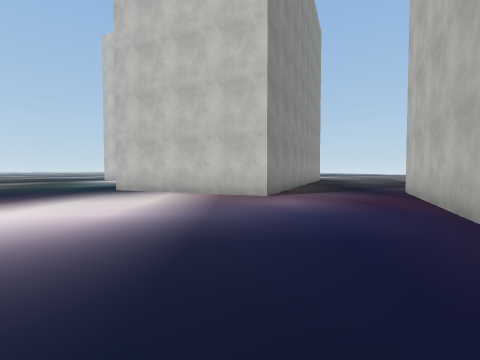
[1] (above)

20 first-person views from a walk through a scene from a Unity 3-D project. The camera is 1.3 m above the floor, tilts 2° down and sees 85° across. The floor is counted in squares, 2 m on a side. Each view is taken from the middle of a square. On the plan, view 1 faces up. The plan holds only what a view shows up to about 9 squares ahead; the rest is blank. The place goes on beyond the plan. Some surface patterns are stand-ins.

[2]
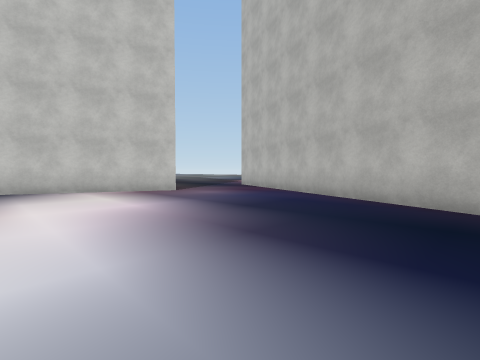

[3]
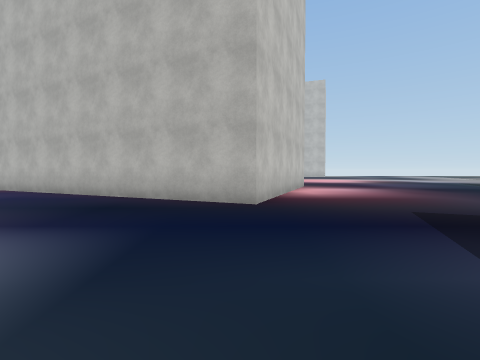

[4]
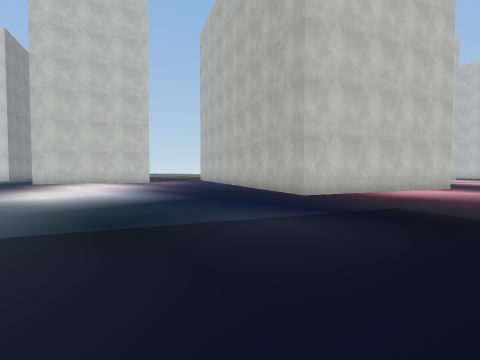

[5]
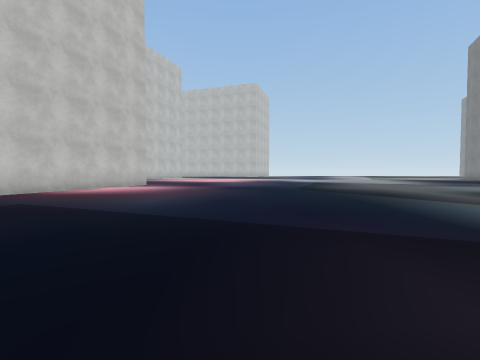

[6]
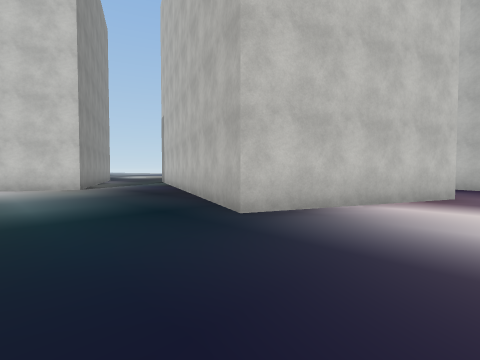

[7]
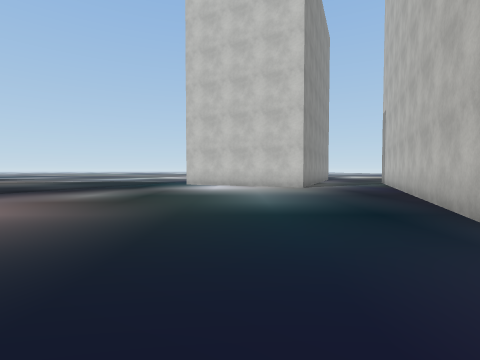

[8]
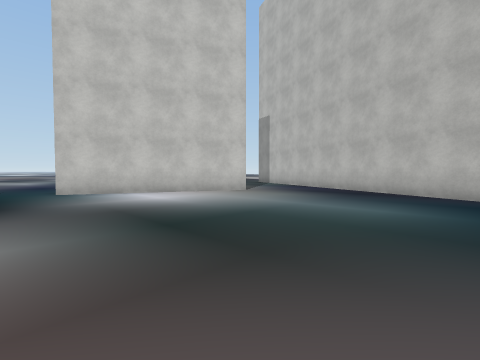

[9]
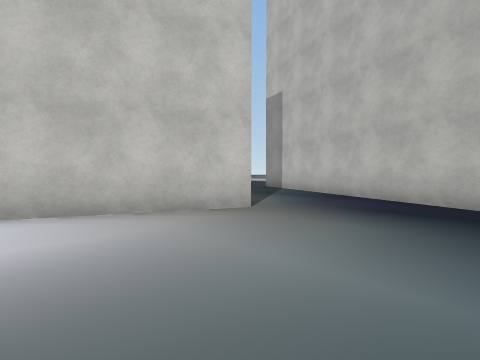

[10]
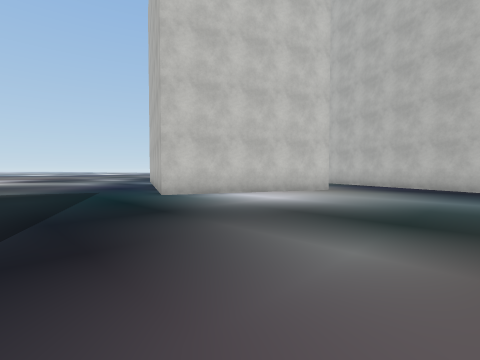

[11]
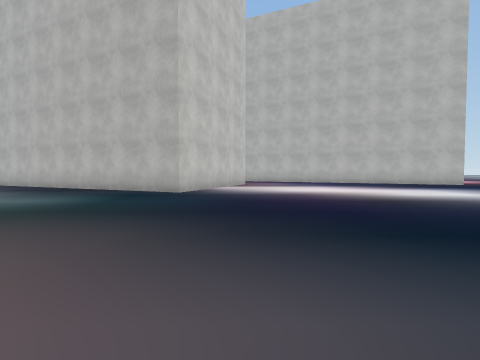

[12]
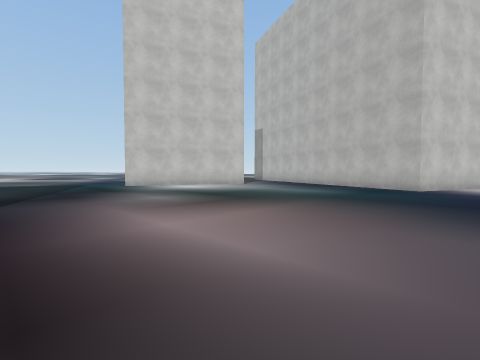

[13]
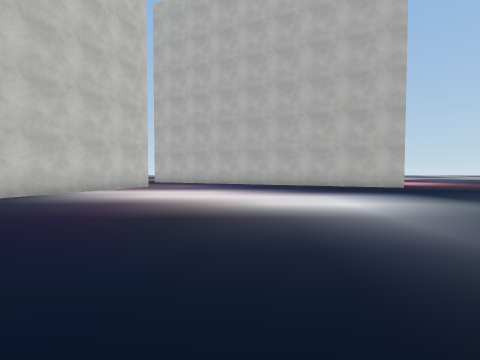

[14]
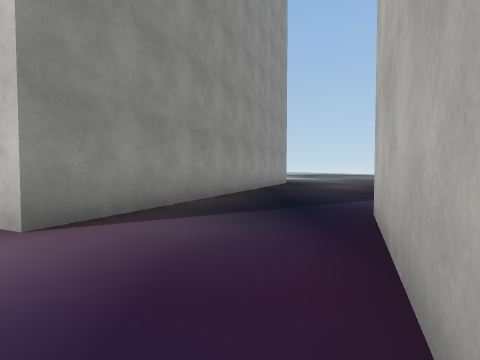

[15]
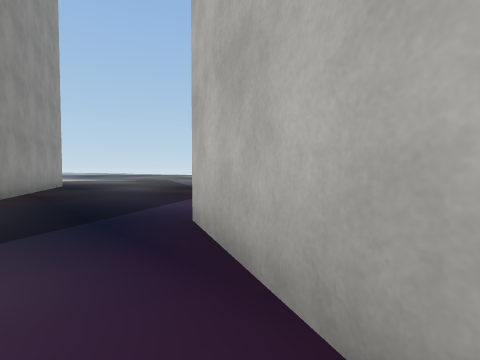

[16]
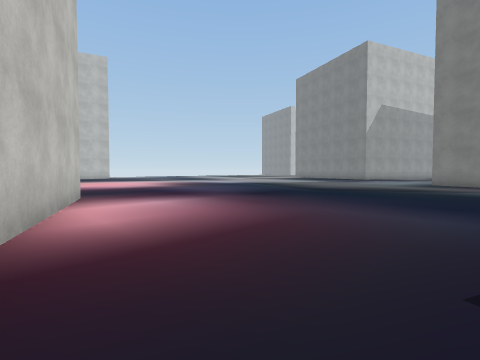

[17]
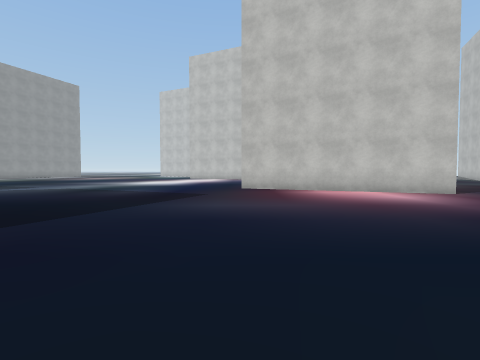

[18]
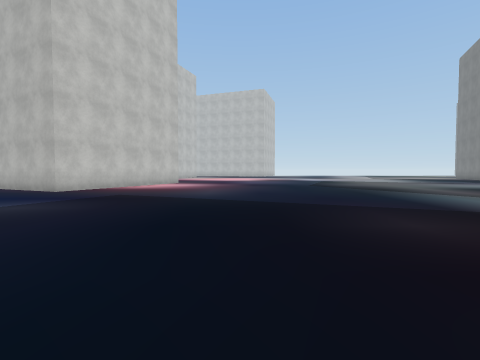

[19]
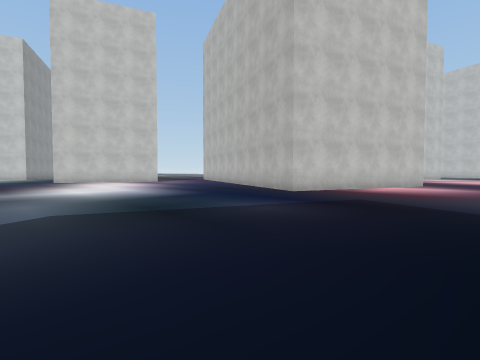

[20]
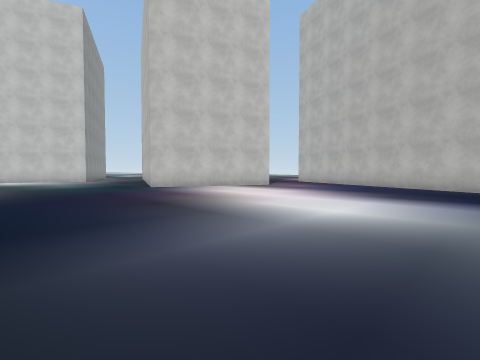

### Floor plan
Points are (right, up) in squares from view 1. A wall is a line through its corners. A room is listed if a view was taken in it or the views show most of it. See-through windows are left out.
Room 1 (views 1, 2, 3, 4, 5, 6, 7, 8, 9, 10, 11, 12, 13, 14, 15, 16, 17, 18, 19, 20)
walls: (4.6, -5.1) (0.1, -3.3) (4.5, 6.8); (-4.5, 16.1) (-7.1, 17.3); (4.5, 15.7) (0.7, 6.7) (-4.2, 8.8) (-0.4, 17.6)

Where each view was taken, in squares from view 1:
view 1: 0 up, 0 right, facing up
view 2: 1 down, 4 left, facing up-right
view 3: 3 down, 5 left, facing right
view 4: 7 down, 6 left, facing up-right
view 5: 10 down, 6 left, facing right
view 6: 6 up, 7 left, facing up-right
view 7: 6 up, 7 left, facing up
view 8: 10 up, 11 left, facing up-right
view 9: 13 up, 8 left, facing up-right
view 10: 12 up, 13 left, facing up-right
view 11: 7 up, 12 left, facing right
view 12: 7 up, 14 left, facing up-right
view 13: 3 up, 10 left, facing right
view 14: 4 up, 3 right, facing up
view 15: 5 up, 3 right, facing up-right
view 16: 4 down, 1 left, facing down-right
view 17: 13 down, 0 right, facing up
view 18: 9 down, 8 left, facing right
view 19: 8 down, 7 left, facing up-right
view 20: 1 down, 9 left, facing up-right
